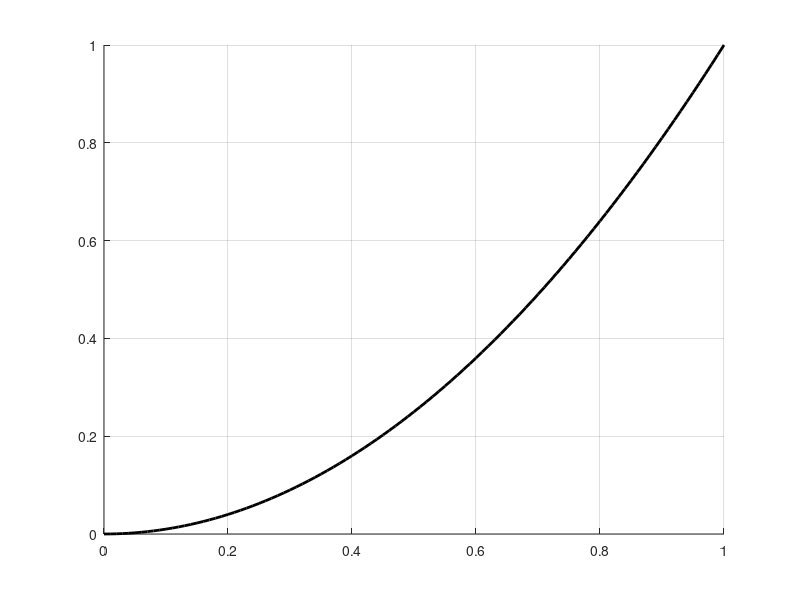
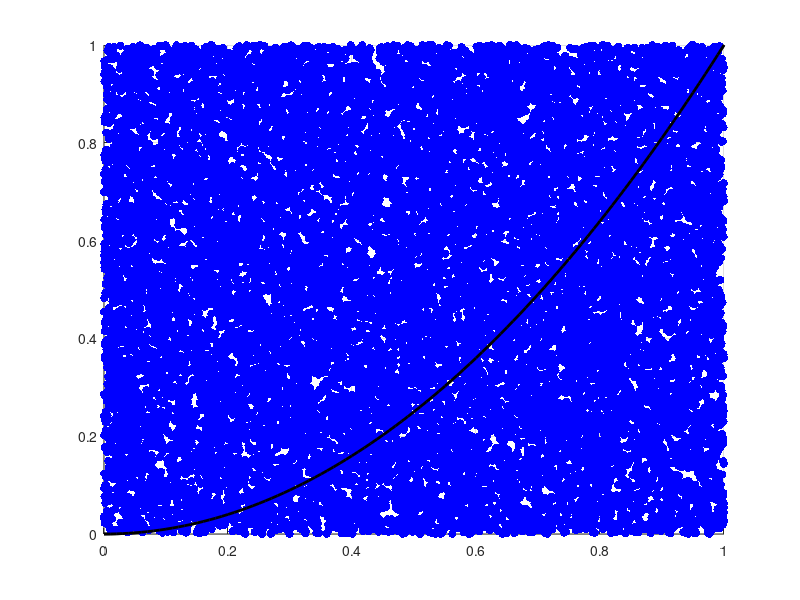

Write MATLAB code to recreate these figures, in order.
%% Funkce urcena k integraci

mojeFunkce = @(x) x.^2
% integral na intervalu [ 0 : 1 ] je 1/3 ( tj. 0.333... )

x_vect = [ 0 : 0.01 : 1 ]
f_vect = mojeFunkce(x_vect)

%% Zobrazeni funkce

hold on
plot(x_vect, f_vect, 'k', 'LineWidth',2)
grid on
hold off
print -dpng funkce_monte_carlo.png

N = 20000
xrand = rand(N, 1);
yrand = rand(N, 1);

% ... pripadne lze pracovat i s nahodnou matici
% Mrandom = rand( N )

hold on
scatter( xrand, yrand , 'b', 'filled')
plot(x_vect, f_vect, 'k', 'LineWidth',2)
grid on
print -dpng funkce_monte_carlo_body.png

pocetBoduPodKrivou = 0

for i = [ 1 : N ]
  if yrand( i ) < mojeFunkce( xrand( i ) )
    pocetBoduPodKrivou = pocetBoduPodKrivou + 1;
  end
end

pocetBoduPodKrivou

velikostOblasti = 1;

odhadIntegralu = velikostOblasti * ( pocetBoduPodKrivou / N)
disp(odhadIntegralu)
